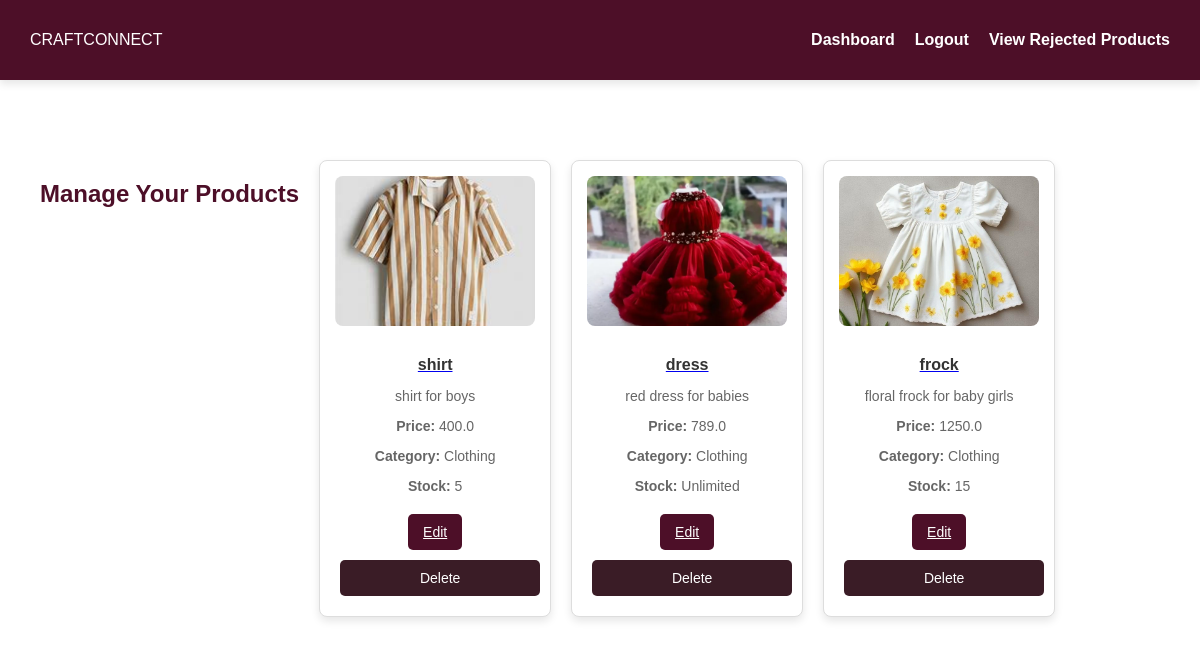
Before: /manage_products (signed in) with the older database file.
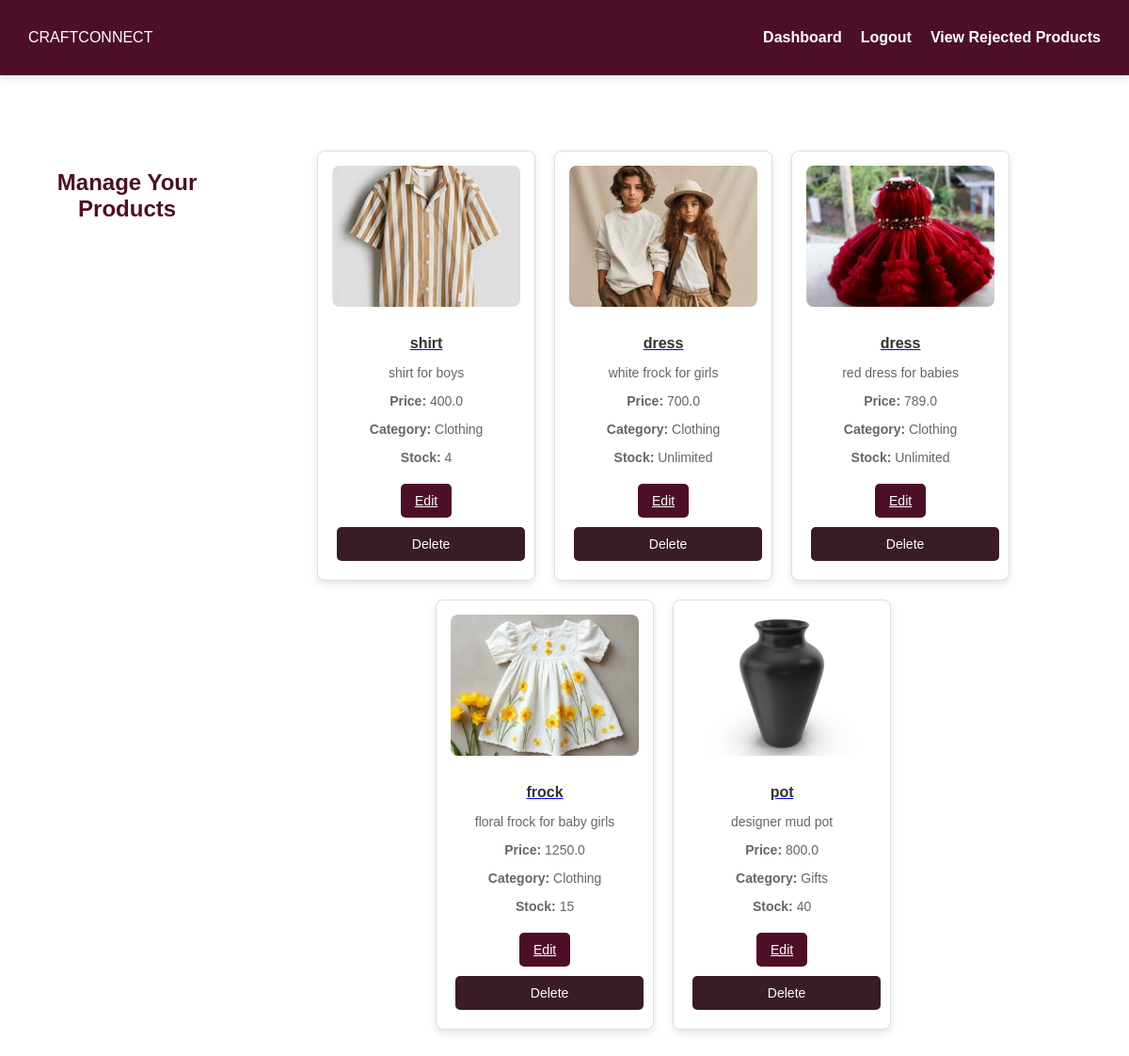
After: the same page with the newer database file.
### tables this page shows
CREATE TABLE products (
            id INTEGER PRIMARY KEY AUTOINCREMENT,
            name TEXT NOT NULL,
            description TEXT NOT NULL,
            price REAL NOT NULL,
            image TEXT NOT NULL,
            manufacturer_id INTEGER, approved INTEGER DEFAULT 0, category TEXT, stock_limit INTEGER DEFAULT NULL, size_chart TEXT,
            FOREIGN KEY (manufacturer_id) REFERENCES users (id)
        );

### app.py (the view)
@app.route('/manage_products')
def manage_products():
    if "user_id" not in session or session["user_type"] != "manufacturer":
        return redirect(url_for("login"))
    manufacturer_id = session["user_id"]
    conn = sqlite3.connect("craftconnect.db")
    conn.row_factory = sqlite3.Row
    cursor = conn.cursor()
    cursor.execute("SELECT * FROM products WHERE manufacturer_id=?", (manufacturer_id,))
    products = cursor.fetchall()
    conn.close()
    return render_template("manage_products.html", products=products)

### templates/manage_products.html (shortened to what this page needs)
<!DOCTYPE html>
<html lang="en">
<head>
    <link rel="stylesheet" href="{{ url_for('static', filename='css/styles.css') }}">
</head>
<body>
    <nav class="navbar">
        <div class="logo">CRAFTCONNECT</div>
        <ul class="nav-links">
            <li><a href="{{ url_for('manufacturer_dashboard') }}">Dashboard</a></li>
            <li><a href="{{ url_for('logout') }}">Logout</a></li>
            <li><a href="{{ url_for('rejected_products') }}" class="rejected-btn">View Rejected Products</a></li>
        </ul>
    </nav>
    <section class="product-container">
        <h2>Manage Your Products</h2>
        {% if products %}
        <div class="product-grid">
            {% for product in products %}
            {% if product['approved'] != -1 %}
            <div class="product-card">
                <a href="{{ url_for('view_product', product_id=product['id']) }}">
                    <img src="{{ url_for('static', filename='uploads/' + product['image']) }}" alt="{{ product['name'] }}">
                    <h3>{{ product['name'] }}</h3>
                </a>
                <p>{{ product['description'] }}</p>
                <p><strong>Price:</strong> {{ product['price'] }}</p>
                <p><strong>Category:</strong> {{ product['category'] }}</p>
                <p><strong>Stock:</strong> {{ product['stock_limit'] if product['stock_limit'] else 'Unlimited' }}</p>
                <div class="actions">
                    <a href="{{ url_for('edit_product', product_id=product['id']) }}" class="edit-btn">Edit</a>
                    <form action="{{ url_for('delete_product', product_id=product['id']) }}" method="POST" style="display:inline;">
                        <button type="submit" class="delete-btn">Delete</button>
                    </form>
                </div>
            </div>
            {% endif %}
            {% endfor %}
        </div>
        {% else %}
            <p>No products found.</p>
        {% endif %}
    </section>
</body>
</html>

Changed rows visible on the page:
changed products "shirt": stock_limit "5" → "4"
now on this page (row edited): products: image (picture), name "dress", description "white frock for girls", price "700.0", category "Clothing", stock_limit "Unlimited"
added products: image (picture), name "pot", description "designer mud pot", price "800.0", category "Gifts", stock_limit "40"
